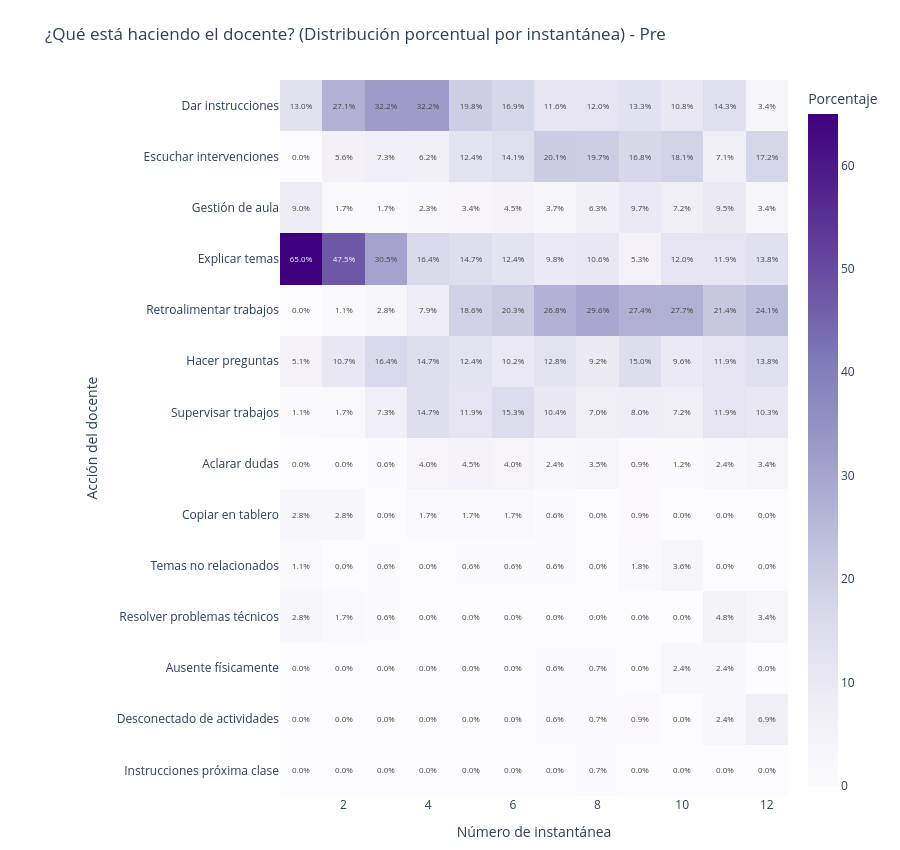
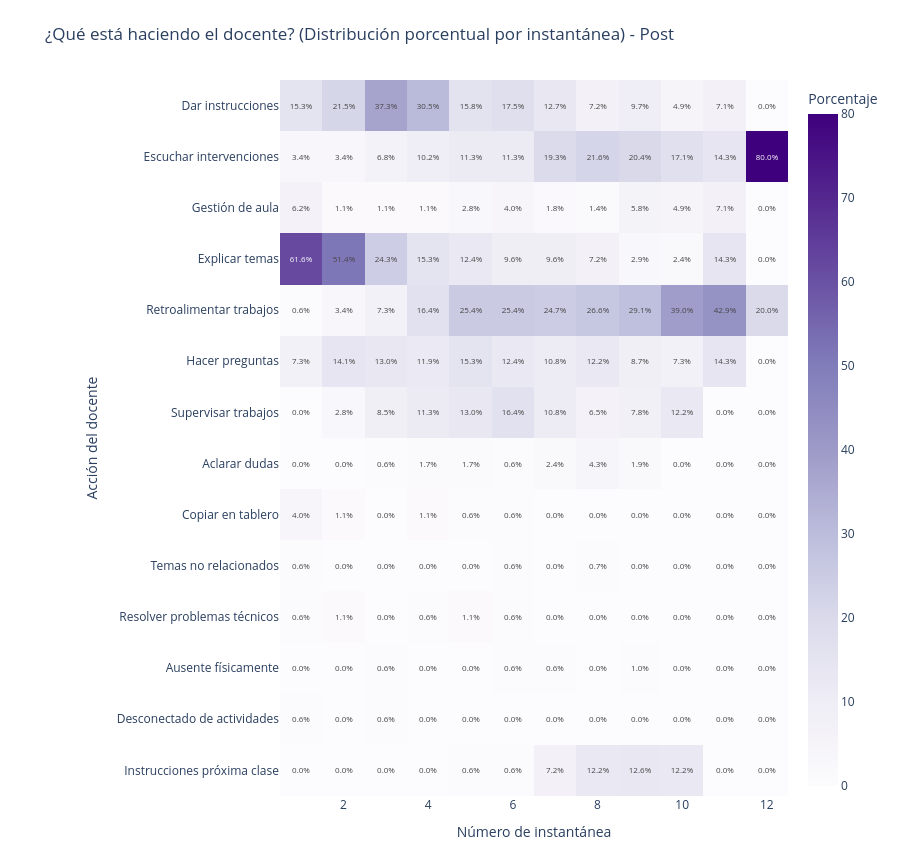

The notebook cell saved with these charts, in order:
### Code cell
import pandas as pd
import plotly.express as px

# --- Prepare data ---
df_heat = instantaneas.copy()

# Ensure numeric and clean
df_heat['Número de instantánea'] = pd.to_numeric(df_heat['Número de instantánea'], errors='coerce')
df_heat = df_heat.dropna(subset=['Número de instantánea', 'accion_docente_clean'])

# Calculate percentages per instantánea and momento
df_counts = (
    df_heat.groupby(['momento', 'Número de instantánea', 'accion_docente_clean'])
    .size()
    .reset_index(name='count')
)

df_counts['percent'] = (
    df_counts.groupby(['momento', 'Número de instantánea'])['count']
    .apply(lambda x: 100 * x / x.sum())
    .reset_index(drop=True)
)

# Keep consistent y order by overall frequency
ordered_actions = df_counts['accion_docente_clean'].value_counts().index.tolist()
df_counts['accion_docente_clean'] = pd.Categorical(df_counts['accion_docente_clean'], categories=ordered_actions, ordered=True)

# --- Create pivot tables per momento ---
pivot_pre = df_counts[df_counts['momento'] == 'Pre'].pivot(index='accion_docente_clean', columns='Número de instantánea', values='percent')
pivot_post = df_counts[df_counts['momento'] == 'Post'].pivot(index='accion_docente_clean', columns='Número de instantánea', values='percent')

# --- Define same color scale as before (replace if needed) ---
color_scale = "Purples"

pivot_pre = pivot_pre.fillna(0)
pivot_post = pivot_post.fillna(0)

for momento in ["Pre", "Post"]:
    if momento == "Pre":
        data = pivot_pre
    else:
        data = pivot_post

    # --- Create side-by-side heatmaps (facets manually) ---
    fig = px.imshow(
        data,
        labels=dict(x="Número de instantánea", y="Acción del docente", color="Porcentaje"),
        x=data.columns,
        color_continuous_scale=color_scale,
        text_auto=".1f"
    )

    fig.update_layout(
        title=f"¿Qué está haciendo el docente? (Distribución porcentual por instantánea) - {momento}",
        height=850,
        margin=dict(l=280, r=40, t=80, b=40),
        coloraxis_colorbar=dict(title="Porcentaje"),
        template="plotly_white",
    )

    fig.update_traces(
        texttemplate="%{z:0.1f}%",
        hovertemplate="Acción: %{y}<br>Momento/Inst: %{x}<br>%{z:.1f}%<extra></extra>",
        textfont=dict(size=8),
    )

    fig.update_yaxes(autorange="reversed")

    fig.show()

### Figure 1 — Plotly figure (JSON) as saved in the notebook; plotly's stock layout.template omitted (floating-point values rounded to 4 significant figures; data arrays with more than 128 entries replaced by an {"elided": "..."} marker saying what was removed)
{"data": [{"coloraxis": "coloraxis", "hovertemplate": "Acción: %{y}<br>Momento/Inst: %{x}<br>%{z:.1f}%<extra></extra>", "name": "0", "textfont": {"size": 8}, "texttemplate": "%{z:0.1f}%", "type": "heatmap", "x": [1, 2, 3, 4, 5, 6, 7, 8, 9, 10, 11, 12], "xaxis": "x", "y": ["Dar instrucciones", "Escuchar intervenciones", "Gestión de aula", "Explicar temas", "Retroalimentar trabajos", "Hacer preguntas", "Supervisar trabajos", "Aclarar dudas", "Copiar en tablero", "Temas no relacionados", "Resolver problemas técnicos", "Ausente físicamente", "Desconectado de actividades", "Instrucciones próxima clase"], "yaxis": "y", "z": {"elided": "14x12 float values"}}], "layout": {"coloraxis": {"colorbar": {"title": {"text": "Porcentaje"}}, "colorscale": [[0, "rgb(252,251,253)"], [0.125, "rgb(239,237,245)"], [0.25, "rgb(218,218,235)"], [0.375, "rgb(188,189,220)"], [0.5, "rgb(158,154,200)"], [0.625, "rgb(128,125,186)"], [0.75, "rgb(106,81,163)"], [0.875, "rgb(84,39,143)"], [1, "rgb(63,0,125)"]]}, "height": 850, "margin": {"b": 40, "l": 280, "r": 40, "t": 80}, "title": {"text": "¿Qué está haciendo el docente? (Distribución porcentual por instantánea) - Pre"}, "xaxis": {"anchor": "y", "constrain": "domain", "domain": [0, 1], "scaleanchor": "y", "title": {"text": "Número de instantánea"}}, "yaxis": {"anchor": "x", "autorange": "reversed", "constrain": "domain", "domain": [0, 1], "title": {"text": "Acción del docente"}}}}

### Figure 2 — Plotly figure (JSON) as saved in the notebook; plotly's stock layout.template omitted (floating-point values rounded to 4 significant figures; data arrays with more than 128 entries replaced by an {"elided": "..."} marker saying what was removed)
{"data": [{"coloraxis": "coloraxis", "hovertemplate": "Acción: %{y}<br>Momento/Inst: %{x}<br>%{z:.1f}%<extra></extra>", "name": "0", "textfont": {"size": 8}, "texttemplate": "%{z:0.1f}%", "type": "heatmap", "x": [1, 2, 3, 4, 5, 6, 7, 8, 9, 10, 11, 12], "xaxis": "x", "y": ["Dar instrucciones", "Escuchar intervenciones", "Gestión de aula", "Explicar temas", "Retroalimentar trabajos", "Hacer preguntas", "Supervisar trabajos", "Aclarar dudas", "Copiar en tablero", "Temas no relacionados", "Resolver problemas técnicos", "Ausente físicamente", "Desconectado de actividades", "Instrucciones próxima clase"], "yaxis": "y", "z": {"elided": "14x12 float values"}}], "layout": {"coloraxis": {"colorbar": {"title": {"text": "Porcentaje"}}, "colorscale": [[0, "rgb(252,251,253)"], [0.125, "rgb(239,237,245)"], [0.25, "rgb(218,218,235)"], [0.375, "rgb(188,189,220)"], [0.5, "rgb(158,154,200)"], [0.625, "rgb(128,125,186)"], [0.75, "rgb(106,81,163)"], [0.875, "rgb(84,39,143)"], [1, "rgb(63,0,125)"]]}, "height": 850, "margin": {"b": 40, "l": 280, "r": 40, "t": 80}, "title": {"text": "¿Qué está haciendo el docente? (Distribución porcentual por instantánea) - Post"}, "xaxis": {"anchor": "y", "constrain": "domain", "domain": [0, 1], "scaleanchor": "y", "title": {"text": "Número de instantánea"}}, "yaxis": {"anchor": "x", "autorange": "reversed", "constrain": "domain", "domain": [0, 1], "title": {"text": "Acción del docente"}}}}
